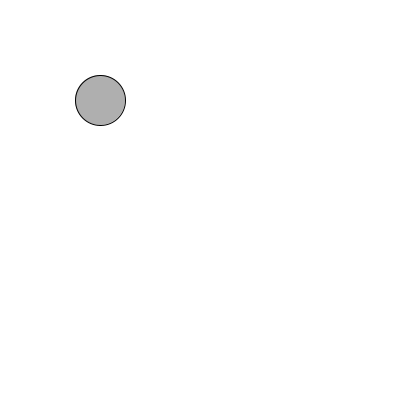
Frame 1 (no input)
Frame 60 (the mouse pressed at the canvas centre just before this capture): identical to frame 1, image omitted
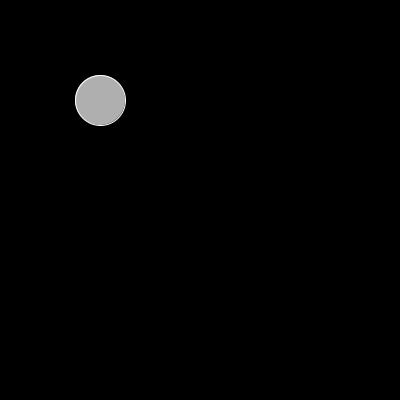
Frame 120 (the mouse held since frame 60 and released just before this capture)

The Processing sketch that drew these frames (run headless with seeded random() and noise(); from frame 60 on, the mouse is pressed at the canvas centre):

// Processing sketch: Exercise5_8
// ── Exercise5_8.pde
// Set a boolean variable

boolean circleSize = false;

// Set variables that determine the size of the circle

int circleX = 100;
int circleY = 100;


// Set the size of the window

void setup(){
  size(400,400);
};


// Write an if/else statement that changes the background and stroke color of the
// circle based on whether circleSize is true or false. 

void draw(){
  
  // if circleSize is true
  if(circleSize) {
    // background is white
background (0);
    // line around circle is black
stroke(255);
    // if circleSize is false
  } else {
    // background is black
    background (255);
    // line around circle is white
    stroke(0);
  }
  // The fill of the circle is gray
  fill(175);
  // the circle has a center point of 100, 100 and a diameter of 50
ellipse(circleX, circleY, 50, 50);
};

// if the mouse is pressed
void mousePressed(){
  // circleSize is false
  circleSize = !circleSize;
};

// this stays flipped even if you let go of the mouse button
// not sure how to address that
